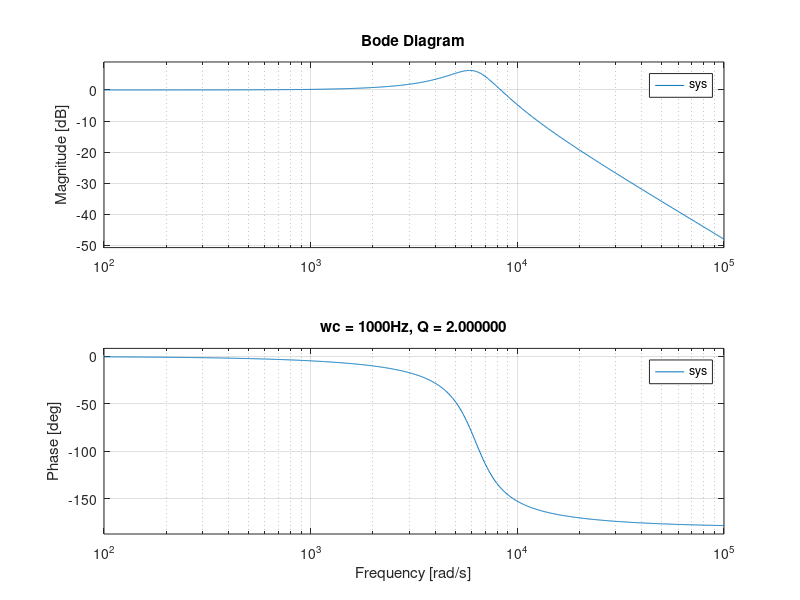
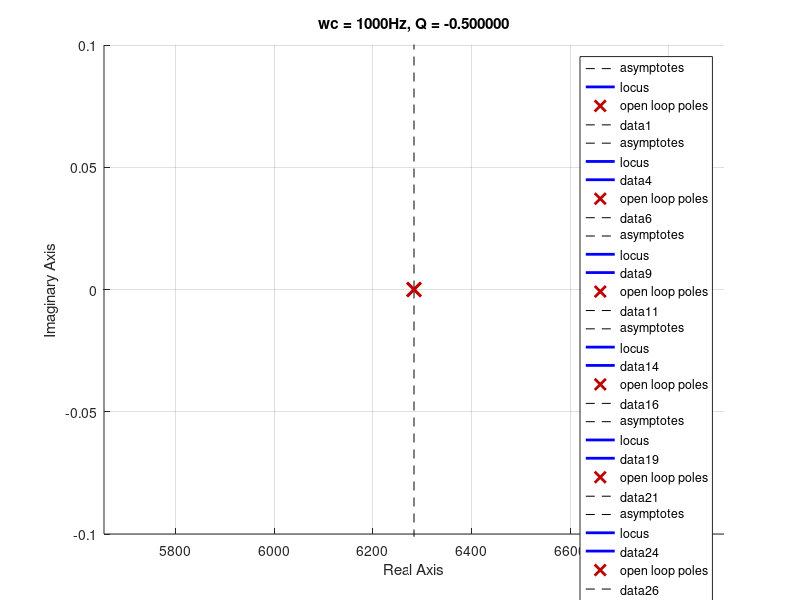

The MATLAB source for these figures, in order: (Note: this script raises an error after producing the figures.)
% 1.a.1
counter = 1;
figure(1);
hold on
for i = [-4:0.5:2]
    if i == 0
        continue
    end
    wc = 2 * pi * 1000;
    num = [ 1 ];
    den = [ 1/wc^2 1/(wc * i) 1];
    sys = tf(num, den);
    bode(sys);
    title(sprintf('wc = 1000Hz, Q = %f', i));
end
hold off

figure(2);
hold on
for i = [-4:0.5:2]
    if i == 0
        continue
    end
    wc = 2 * pi * 1000;
    num = [ 1 ];
    den = [ 1/wc^2 1/(wc * i) 1];
    sys = tf(num, den);
    rlocus(sys);
    title(sprintf('wc = 1000Hz, Q = %f', i));
end
hold off

% 1.a.2
figure(3);
hold on
for i = [-2:0.5:2]
    Q = 2;
    wc = 1000 * 2^i;
    num = [ 1 ];
    den = [ 1/wc^2 1/(wc * Q) 1];
    sys = tf(num, den);
    bode(sys);
    title(sprintf('wc = %fHz, Q = 2', 1000 * 2^i));
end
hold off

figure(4);
hold on
for i = [-2:0.5:2]
    Q = 2;
    wc = 1000 * 2^i;
    num = [ 1 ];
    den = [ 1/wc^2 1/(wc * Q) 1];
    sys = tf(num, den);
    rlocus(sys);
    title(sprintf('wc = %fHz, Q = 2', 1000 * 2^i));
end
hold off